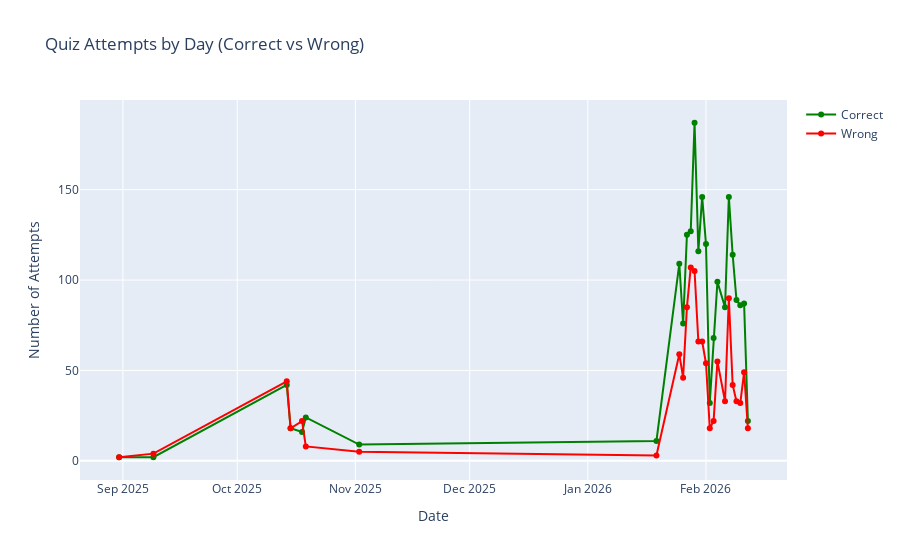

Here is the notebook cell this chart was saved with:
### Code cell
# 1) Total quiz attempts by day - line graph with correct/wrong breakdown
quiz_by_date = df.groupby('Last Quiz').agg({
    'Quiz Attempts': 'sum',
    'Num Pinyin Correct': 'sum',
    'Num Meaning Correct': 'sum',
    'Num Pinyin Wrong': 'sum',
    'Num Meaning Wrong': 'sum'
}).reset_index()

quiz_by_date['Total Correct'] = quiz_by_date['Num Pinyin Correct'] + quiz_by_date['Num Meaning Correct']
quiz_by_date['Total Wrong'] = quiz_by_date['Num Pinyin Wrong'] + quiz_by_date['Num Meaning Wrong']

fig1 = go.Figure()
fig1.add_trace(go.Scatter(
    x=quiz_by_date['Last Quiz'], 
    y=quiz_by_date['Total Correct'],
    mode='lines+markers',
    name='Correct',
    line=dict(color='green')
))
fig1.add_trace(go.Scatter(
    x=quiz_by_date['Last Quiz'], 
    y=quiz_by_date['Total Wrong'],
    mode='lines+markers',
    name='Wrong',
    line=dict(color='red')
))
fig1.update_layout(
    title='Quiz Attempts by Day (Correct vs Wrong)',
    xaxis_title='Date',
    yaxis_title='Number of Attempts',
    hovermode='x unified'
)
fig1.show()

### Figure 1 — Plotly figure (JSON) as saved in the notebook; plotly's stock layout.template omitted (floating-point values rounded to 4 significant figures)
{"data": [{"line": {"color": "green"}, "mode": "lines+markers", "name": "Correct", "type": "scatter", "x": ["2025-08-31T00:00:00", "2025-09-09T00:00:00", "2025-10-14T00:00:00", "2025-10-15T00:00:00", "2025-10-18T00:00:00", "2025-10-19T00:00:00", "2025-11-02T00:00:00", "2026-01-19T00:00:00", "2026-01-25T00:00:00", "2026-01-26T00:00:00", "2026-01-27T00:00:00", "2026-01-28T00:00:00", "2026-01-29T00:00:00", "2026-01-30T00:00:00", "2026-01-31T00:00:00", "2026-02-01T00:00:00", "2026-02-02T00:00:00", "2026-02-03T00:00:00", "2026-02-04T00:00:00", "2026-02-06T00:00:00", "2026-02-07T00:00:00", "2026-02-08T00:00:00", "2026-02-09T00:00:00", "2026-02-10T00:00:00", "2026-02-11T00:00:00", "2026-02-12T00:00:00"], "y": [2, 2, 42, 18, 16, 24, 9, 11, 109, 76, 125, 127, 187, 116, 146, 120, 32, 68, 99, 85, 146, 114, 89, 86, 87, 22]}, {"line": {"color": "red"}, "mode": "lines+markers", "name": "Wrong", "type": "scatter", "x": ["2025-08-31T00:00:00", "2025-09-09T00:00:00", "2025-10-14T00:00:00", "2025-10-15T00:00:00", "2025-10-18T00:00:00", "2025-10-19T00:00:00", "2025-11-02T00:00:00", "2026-01-19T00:00:00", "2026-01-25T00:00:00", "2026-01-26T00:00:00", "2026-01-27T00:00:00", "2026-01-28T00:00:00", "2026-01-29T00:00:00", "2026-01-30T00:00:00", "2026-01-31T00:00:00", "2026-02-01T00:00:00", "2026-02-02T00:00:00", "2026-02-03T00:00:00", "2026-02-04T00:00:00", "2026-02-06T00:00:00", "2026-02-07T00:00:00", "2026-02-08T00:00:00", "2026-02-09T00:00:00", "2026-02-10T00:00:00", "2026-02-11T00:00:00", "2026-02-12T00:00:00"], "y": [2, 4, 44, 18, 22, 8, 5, 3, 59, 46, 85, 107, 105, 66, 66, 54, 18, 22, 55, 33, 90, 42, 33, 32, 49, 18]}], "layout": {"hovermode": "x unified", "title": {"text": "Quiz Attempts by Day (Correct vs Wrong)"}, "xaxis": {"title": {"text": "Date"}}, "yaxis": {"title": {"text": "Number of Attempts"}}}}
